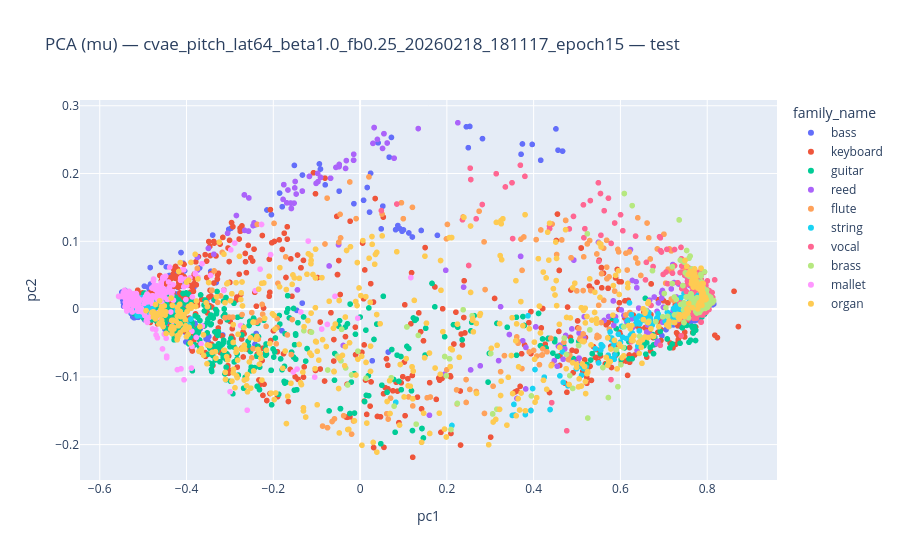

The code cell stored with this chart in its notebook:
### Code cell
pca = PCA(n_components=2, random_state=42)
mu_pca = pca.fit_transform(mu_all)

df_pca = pd.DataFrame({
    "pc1": mu_pca[:, 0],
    "pc2": mu_pca[:, 1],
    "pitch": pitch_all.astype(int),
    "family": family_all.astype(int),
    "family_name": [family_to_name(f) for f in family_all],
    "key": keys_all,
})

fig = px.scatter(
    df_pca,
    x="pc1", y="pc2",
    color="family_name",
    hover_data=["family", "pitch", "key"],
    title=f"PCA (mu) — {model_name} — {SPLIT}",
)

html_path = PLOTS_RUN_DIR / f"pca_{model_name}_{SPLIT}.html"
fig.write_html(str(html_path))
fig.show()
print("Saved PCA plot:", html_path)

try:
    fig.write_image(str(PLOTS_RUN_DIR / f"pca_{model_name}_{SPLIT}.png"))
except Exception:
    print("Could not write PNG (kaleido may be missing). HTML saved.")

### Figure 1 — Plotly figure (JSON) as saved in the notebook; plotly's stock layout.template omitted (floating-point values rounded to 4 significant figures; data arrays with more than 128 entries replaced by an {"elided": "..."} marker saying what was removed)
{"data": [{"customdata": {"elided": "843x3 mixed values"}, "hovertemplate": "family_name=bass<br>pc1=%{x}<br>pc2=%{y}<br>family=%{customdata[0]}<br>pitch=%{customdata[1]}<br>key=%{customdata[2]}<extra></extra>", "legendgroup": "bass", "marker": {"color": "#636efa", "symbol": "circle"}, "mode": "markers", "name": "bass", "showlegend": true, "type": "scattergl", "x": {"elided": "843 float values"}, "xaxis": "x", "y": {"elided": "843 float values"}, "yaxis": "y"}, {"customdata": {"elided": "766x3 mixed values"}, "hovertemplate": "family_name=keyboard<br>pc1=%{x}<br>pc2=%{y}<br>family=%{customdata[0]}<br>pitch=%{customdata[1]}<br>key=%{customdata[2]}<extra></extra>", "legendgroup": "keyboard", "marker": {"color": "#EF553B", "symbol": "circle"}, "mode": "markers", "name": "keyboard", "showlegend": true, "type": "scattergl", "x": {"elided": "766 float values"}, "xaxis": "x", "y": {"elided": "766 float values"}, "yaxis": "y"}, {"customdata": {"elided": "652x3 mixed values"}, "hovertemplate": "family_name=guitar<br>pc1=%{x}<br>pc2=%{y}<br>family=%{customdata[0]}<br>pitch=%{customdata[1]}<br>key=%{customdata[2]}<extra></extra>", "legendgroup": "guitar", "marker": {"color": "#00cc96", "symbol": "circle"}, "mode": "markers", "name": "guitar", "showlegend": true, "type": "scattergl", "x": {"elided": "652 float values"}, "xaxis": "x", "y": {"elided": "652 float values"}, "yaxis": "y"}, {"customdata": {"elided": "235x3 mixed values"}, "hovertemplate": "family_name=reed<br>pc1=%{x}<br>pc2=%{y}<br>family=%{customdata[0]}<br>pitch=%{customdata[1]}<br>key=%{customdata[2]}<extra></extra>", "legendgroup": "reed", "marker": {"color": "#ab63fa", "symbol": "circle"}, "mode": "markers", "name": "reed", "showlegend": true, "type": "scattergl", "x": {"elided": "235 float values"}, "xaxis": "x", "y": {"elided": "235 float values"}, "yaxis": "y"}, {"customdata": {"elided": "180x3 mixed values"}, "hovertemplate": "family_name=flute<br>pc1=%{x}<br>pc2=%{y}<br>family=%{customdata[0]}<br>pitch=%{customdata[1]}<br>key=%{customdata[2]}<extra></extra>", "legendgroup": "flute", "marker": {"color": "#FFA15A", "symbol": "circle"}, "mode": "markers", "name": "flute", "showlegend": true, "type": "scattergl", "x": {"elided": "180 float values"}, "xaxis": "x", "y": {"elided": "180 float values"}, "yaxis": "y"}, {"customdata": {"elided": "306x3 mixed values"}, "hovertemplate": "family_name=string<br>pc1=%{x}<br>pc2=%{y}<br>family=%{customdata[0]}<br>pitch=%{customdata[1]}<br>key=%{customdata[2]}<extra></extra>", "legendgroup": "string", "marker": {"color": "#19d3f3", "symbol": "circle"}, "mode": "markers", "name": "string", "showlegend": true, "type": "scattergl", "x": {"elided": "306 float values"}, "xaxis": "x", "y": {"elided": "306 float values"}, "yaxis": "y"}, {"customdata": {"elided": "141x3 mixed values"}, "hovertemplate": "family_name=vocal<br>pc1=%{x}<br>pc2=%{y}<br>family=%{customdata[0]}<br>pitch=%{customdata[1]}<br>key=%{customdata[2]}<extra></extra>", "legendgroup": "vocal", "marker": {"color": "#FF6692", "symbol": "circle"}, "mode": "markers", "name": "vocal", "showlegend": true, "type": "scattergl", "x": {"elided": "141 float values"}, "xaxis": "x", "y": {"elided": "141 float values"}, "yaxis": "y"}, {"customdata": {"elided": "269x3 mixed values"}, "hovertemplate": "family_name=brass<br>pc1=%{x}<br>pc2=%{y}<br>family=%{customdata[0]}<br>pitch=%{customdata[1]}<br>key=%{customdata[2]}<extra></extra>", "legendgroup": "brass", "marker": {"color": "#B6E880", "symbol": "circle"}, "mode": "markers", "name": "brass", "showlegend": true, "type": "scattergl", "x": {"elided": "269 float values"}, "xaxis": "x", "y": {"elided": "269 float values"}, "yaxis": "y"}, {"customdata": {"elided": "202x3 mixed values"}, "hovertemplate": "family_name=mallet<br>pc1=%{x}<br>pc2=%{y}<br>family=%{customdata[0]}<br>pitch=%{customdata[1]}<br>key=%{customdata[2]}<extra></extra>", "legendgroup": "mallet", "marker": {"color": "#FF97FF", "symbol": "circle"}, "mode": "markers", "name": "mallet", "showlegend": true, "type": "scattergl", "x": {"elided": "202 float values"}, "xaxis": "x", "y": {"elided": "202 float values"}, "yaxis": "y"}, {"customdata": {"elided": "502x3 mixed values"}, "hovertemplate": "family_name=organ<br>pc1=%{x}<br>pc2=%{y}<br>family=%{customdata[0]}<br>pitch=%{customdata[1]}<br>key=%{customdata[2]}<extra></extra>", "legendgroup": "organ", "marker": {"color": "#FECB52", "symbol": "circle"}, "mode": "markers", "name": "organ", "showlegend": true, "type": "scattergl", "x": {"elided": "502 float values"}, "xaxis": "x", "y": {"elided": "502 float values"}, "yaxis": "y"}], "layout": {"legend": {"title": {"text": "family_name"}, "tracegroupgap": 0}, "title": {"text": "PCA (mu) — cvae_pitch_lat64_beta1.0_fb0.25_20260218_181117_epoch15 — test"}, "xaxis": {"anchor": "y", "domain": [0, 1], "title": {"text": "pc1"}}, "yaxis": {"anchor": "x", "domain": [0, 1], "title": {"text": "pc2"}}}}
